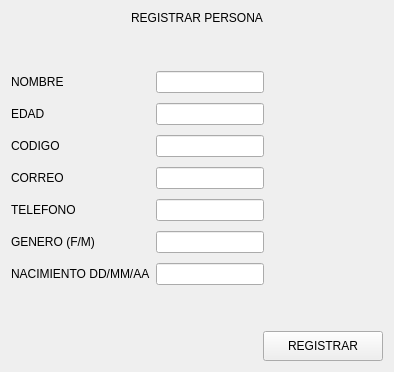
            <widget class="QWidget" name="page_1registrar">
             <layout class="QVBoxLayout" name="verticalLayout_8">
              <item>
               <widget class="QLabel" name="label_9">
                <property name="text">
                 <string>REGISTRAR PERSONA</string>
                </property>
                <property name="alignment">
                 <set>Qt::AlignCenter</set>
                </property>
               </widget>
              </item>
              <item>
               <spacer name="verticalSpacer_2">
                <property name="orientation">
                 <enum>Qt::Vertical</enum>
                </property>
                <property name="sizeHint" stdset="0">
                 <size>
                  <width>20</width>
                  <height>40</height>
                 </size>
                </property>
               </spacer>
              </item>
              <item>
               <layout class="QHBoxLayout" name="horizontalLayout_4">
                <item>
                 <layout class="QVBoxLayout" name="verticalLayout">
                  <property name="spacing">
                   <number>10</number>
                  </property>
                  <item>
                   <widget class="QLabel" name="label_5">
                    <property name="text">
                     <string>NOMBRE</string>
                    </property>
                   </widget>
                  </item>
                  <item>
                   <widget class="QLabel" name="label_8">
                    <property name="text">
                     <string>EDAD</string>
                    </property>
                   </widget>
                  </item>
                  <item>
                   <widget class="QLabel" name="label_2">
                    <property name="text">
                     <string>CODIGO</string>
                    </property>
                   </widget>
                  </item>
                  <item>
                   <widget class="QLabel" name="label_4">
                    <property name="text">
                     <string>CORREO</string>
                    </property>
                   </widget>
                  </item>
                  <item>
                   <widget class="QLabel" name="label_3">
                    <property name="text">
                     <string>TELEFONO</string>
                    </property>
                   </widget>
                  </item>
                  <item>
                   <widget class="QLabel" name="label_7">
                    <property name="text">
                     <string>GENERO (F/M)</string>
                    </property>
                   </widget>
                  </item>
                  <item>
                   <widget class="QLabel" name="label_6">
                    <property name="text">
                     <string>NACIMIENTO DD/MM/AA</string>
                    </property>
                   </widget>
                  </item>
                 </layout>
                </item>
                <item>
                 <layout class="QVBoxLayout" name="verticalLayout_6">
                  <property name="spacing">
                   <number>10</number>
                  </property>
                  <item>
                   <widget class="QLineEdit" name="lineEdit1nombre"/>
                  </item>
                  <item>
                   <widget class="QLineEdit" name="lineEdit_2edad"/>
                  </item>
                  <item>
                   <widget class="QLineEdit" name="lineEdit_3codigo"/>
                  </item>
                  <item>
                   <widget class="QLineEdit" name="lineEdit_5telefono"/>
                  </item>
                  <item>
                   <widget class="QLineEdit" name="lineEdit_4correo"/>
                  </item>
                  <item>
                   <widget class="QLineEdit" name="lineEdit_6genero"/>
                  </item>
                  <item>
                   <widget class="QLineEdit" name="lineEdit_7nacimiento"/>
                  </item>
                 </layout>
                </item>
                <item>
                 <layout class="QVBoxLayout" name="verticalLayout_15">
                  <item>
                   <widget class="QLabel" name="label_20">
                    <property name="minimumSize">
                     <size>
                      <width>100</width>
                      <height>0</height>
                     </size>
                    </property>
                    <property name="text">
                     <string/>
                    </property>
                    <property name="alignment">
                     <set>Qt::AlignCenter</set>
                    </property>
                   </widget>
                  </item>
                  <item>
                   <widget class="QLabel" name="label_29">
                    <property name="minimumSize">
                     <size>
                      <width>100</width>
                      <height>0</height>
                     </size>
                    </property>
                    <property name="text">
                     <string/>
                    </property>
                    <property name="alignment">
                     <set>Qt::AlignCenter</set>
                    </property>
                   </widget>
                  </item>
                  <item>
                   <widget class="QLabel" name="label_31">
                    <property name="minimumSize">
                     <size>
                      <width>100</width>
                      <height>0</height>
                     </size>
                    </property>
                    <property name="text">
                     <string/>
                    </property>
                    <property name="alignment">
                     <set>Qt::AlignCenter</set>
                    </property>
                   </widget>
                  </item>
                  <item>
                   <widget class="QLabel" name="label_32">
                    <property name="minimumSize">
                     <size>
                      <width>100</width>
                      <height>0</height>
                     </size>
                    </property>
                    <property name="text">
                     <string/>
                    </property>
                    <property name="alignment">
                     <set>Qt::AlignCenter</set>
                    </property>
                   </widget>
                  </item>
                  <item>
                   <widget class="QLabel" name="label_33">
                    <property name="minimumSize">
                     <size>
                      <width>100</width>
                      <height>0</height>
                     </size>
                    </property>
                    <property name="text">
                     <string/>
                    </property>
                    <property name="alignment">
                     <set>Qt::AlignCenter</set>
                    </property>
                   </widget>
                  </item>
                  <item>
                   <widget class="QLabel" name="label_34">
                    <property name="minimumSize">
                     <size>
                      <width>100</width>
                      <height>0</height>
                     </size>
                    </property>
                    <property name="text">
                     <string/>
                    </property>
                    <property name="alignment">
                     <set>Qt::AlignCenter</set>
                    </property>
                   </widget>
                  </item>
                  <item>
                   <widget class="QLabel" name="label_24">
                    <property name="minimumSize">
                     <size>
                      <width>100</width>
                      <height>0</height>
                     </size>
                    </property>
                    <property name="text">
                     <string/>
                    </property>
                    <property name="alignment">
                     <set>Qt::AlignCenter</set>
                    </property>
                   </widget>
                  </item>
                 </layout>
                </item>
                <item>
                 <widget class="QLabel" name="label_10">
                  <property name="text">
                   <string/>
                  </property>
                 </widget>
                </item>
               </layout>
              </item>
              <item>
               <spacer name="verticalSpacer">
                <property name="orientation">
                 <enum>Qt::Vertical</enum>
                </property>
                <property name="sizeHint" stdset="0">
                 <size>
                  <width>20</width>
                  <height>40</height>
                 </size>
                </property>
               </spacer>
              </item>
              <item>
               <layout class="QHBoxLayout" name="horizontalLayout_6">
                <item>
                 <widget class="QLabel" name="label_registroverificacion">
                  <property name="minimumSize">
                   <size>
                    <width>200</width>
                    <height>0</height>
                   </size>
                  </property>
                  <property name="text">
                   <string/>
                  </property>
                  <property name="alignment">
                   <set>Qt::AlignCenter</set>
                  </property>
                 </widget>
                </item>
                <item>
                 <spacer name="horizontalSpacer_3">
                  <property name="orientation">
                   <enum>Qt::Horizontal</enum>
                  </property>
                  <property name="sizeHint" stdset="0">
                   <size>
                    <width>40</width>
                    <height>20</height>
                   </size>
                  </property>
                 </spacer>
                </item>
                <item>
                 <widget class="QPushButton" name="pushButton_6registrar">
                  <property name="minimumSize">
                   <size>
                    <width>120</width>
                    <height>30</height>
                   </size>
                  </property>
                  <property name="text">
                   <string>REGISTRAR</string>
                  </property>
                 </widget>
                </item>
               </layout>
              </item>
             </layout>
            </widget>
